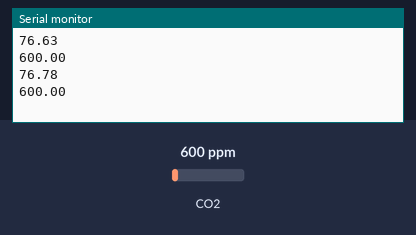
The sketch below on a simulated Arduino Uno, built with avr-gcc and run on an emulated ATmega328P. On the bench: the last lines printed to the serial monitor. Inputs (shaded band) come from the test bench; at power-on: CO2 600 ppm.

Above: at 1.8 s.
1.9 s: CO2 set to 452 ppm
At 2.8 s:
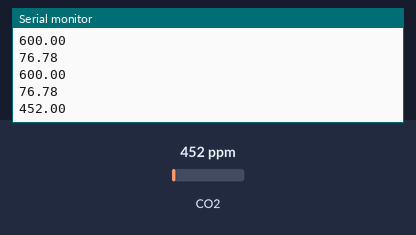
3.4 s: CO2 set to 1050 ppm
At 4.8 s:
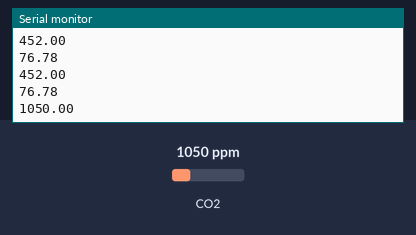
Timing chart, 0 to 6.4 s (numbered marks = the images above; inputs shaded):
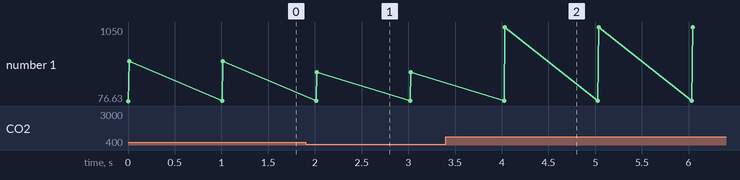

Measured:
- after the input at 1.9 s, the serial monitor: prints a new line after 0.12 s (image 1)
- after the input at 3.4 s, the serial monitor: prints a new line after 0.63 s (image 2)
- plotted number 1: 600 → 452 after the input at 1.9 s, 452 → 1050 after the input at 3.4 s

The sketch:

MQ135_R0.ino
```cpp
#define RLOAD 18.0
#include <MQ135.h>

float rzero = 0.0;
MQ135 gasSensor = MQ135(A0);
void setup (){
Serial.begin (9600);
pinMode(A0, INPUT);
}
void loop() {
for(int i=0; i<500; i++)
{
   // Attach sensor to pin A0
  rzero = rzero + gasSensor.getRZero();
}
rzero = rzero/500;

Serial.println (rzero);
float ppm = gasSensor.getPPM();
Serial.println(ppm);
delay(1000);
}
```
